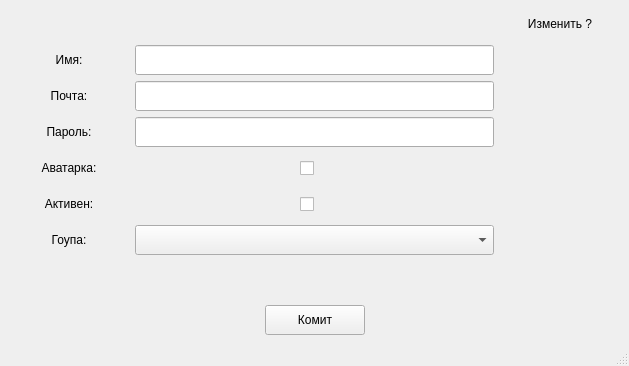
<?xml version="1.0" encoding="UTF-8"?>
<ui version="4.0">
 <class>qt</class>
 <widget class="QMainWindow" name="qt">
  <property name="enabled">
   <bool>true</bool>
  </property>
  <property name="geometry">
   <rect>
    <x>0</x>
    <y>0</y>
    <width>629</width>
    <height>366</height>
   </rect>
  </property>
  <property name="maximumSize">
   <size>
    <width>16777215</width>
    <height>16777215</height>
   </size>
  </property>
  <property name="windowTitle">
   <string>qt</string>
  </property>
  <property name="styleSheet">
   <string notr="true"/>
  </property>
  <widget class="QWidget" name="centralWidget">
   <layout class="QGridLayout" name="gridLayout_2">
    <item row="5" column="0">
     <widget class="QLabel" name="label_4">
      <property name="text">
       <string>Аватарка:</string>
      </property>
      <property name="alignment">
       <set>Qt::AlignCenter</set>
      </property>
     </widget>
    </item>
    <item row="2" column="0">
     <widget class="QLabel" name="label">
      <property name="text">
       <string>Имя:</string>
      </property>
      <property name="alignment">
       <set>Qt::AlignCenter</set>
      </property>
     </widget>
    </item>
    <item row="9" column="2">
     <spacer name="horizontalSpacer_3">
      <property name="orientation">
       <enum>Qt::Horizontal</enum>
      </property>
      <property name="sizeType">
       <enum>QSizePolicy::Fixed</enum>
      </property>
      <property name="sizeHint" stdset="0">
       <size>
        <width>120</width>
        <height>20</height>
       </size>
      </property>
     </spacer>
    </item>
    <item row="4" column="1">
     <widget class="QLineEdit" name="lineEdit_3">
      <property name="minimumSize">
       <size>
        <width>0</width>
        <height>30</height>
       </size>
      </property>
      <property name="font">
       <font>
        <pointsize>12</pointsize>
        <weight>75</weight>
        <bold>true</bold>
       </font>
      </property>
      <property name="styleSheet">
       <string notr="true"/>
      </property>
      <property name="echoMode">
       <enum>QLineEdit::Password</enum>
      </property>
      <property name="alignment">
       <set>Qt::AlignCenter</set>
      </property>
     </widget>
    </item>
    <item row="9" column="1">
     <layout class="QHBoxLayout" name="horizontalLayout">
      <item>
       <spacer name="horizontalSpacer_4">
        <property name="orientation">
         <enum>Qt::Horizontal</enum>
        </property>
        <property name="sizeHint" stdset="0">
         <size>
          <width>40</width>
          <height>20</height>
         </size>
        </property>
       </spacer>
      </item>
      <item>
       <widget class="QPushButton" name="pushButton">
        <property name="minimumSize">
         <size>
          <width>100</width>
          <height>30</height>
         </size>
        </property>
        <property name="text">
         <string>Комит</string>
        </property>
       </widget>
      </item>
      <item>
       <spacer name="horizontalSpacer_5">
        <property name="orientation">
         <enum>Qt::Horizontal</enum>
        </property>
        <property name="sizeHint" stdset="0">
         <size>
          <width>40</width>
          <height>20</height>
         </size>
        </property>
       </spacer>
      </item>
     </layout>
    </item>
    <item row="3" column="0">
     <widget class="QLabel" name="label_2">
      <property name="text">
       <string>Почта:</string>
      </property>
      <property name="alignment">
       <set>Qt::AlignCenter</set>
      </property>
     </widget>
    </item>
    <item row="7" column="0">
     <widget class="QLabel" name="label_6">
      <property name="text">
       <string>Гоупа:</string>
      </property>
      <property name="alignment">
       <set>Qt::AlignCenter</set>
      </property>
     </widget>
    </item>
    <item row="2" column="1">
     <widget class="QLineEdit" name="lineEdit">
      <property name="minimumSize">
       <size>
        <width>0</width>
        <height>30</height>
       </size>
      </property>
      <property name="font">
       <font>
        <pointsize>12</pointsize>
        <weight>75</weight>
        <bold>true</bold>
       </font>
      </property>
      <property name="cursor">
       <cursorShape>IBeamCursor</cursorShape>
      </property>
      <property name="mouseTracking">
       <bool>true</bool>
      </property>
      <property name="tabletTracking">
       <bool>false</bool>
      </property>
      <property name="autoFillBackground">
       <bool>false</bool>
      </property>
      <property name="styleSheet">
       <string notr="true"/>
      </property>
      <property name="text">
       <string/>
      </property>
      <property name="alignment">
       <set>Qt::AlignCenter</set>
      </property>
      <property name="placeholderText">
       <string/>
      </property>
      <property name="cursorMoveStyle">
       <enum>Qt::LogicalMoveStyle</enum>
      </property>
     </widget>
    </item>
    <item row="3" column="2">
     <widget class="QPushButton" name="pushButton_3">
      <property name="enabled">
       <bool>true</bool>
      </property>
      <property name="minimumSize">
       <size>
        <width>20</width>
        <height>20</height>
       </size>
      </property>
      <property name="maximumSize">
       <size>
        <width>20</width>
        <height>20</height>
       </size>
      </property>
      <property name="sizeIncrement">
       <size>
        <width>15</width>
        <height>15</height>
       </size>
      </property>
      <property name="styleSheet">
       <string notr="true">.QPushButton {
font-size: 10px;
color: yellow;
border-radius: 10px;
background-color: &quot;#37DE6A&quot;;
}

.QPushButton:disabled{
background-color: &quot;#777777&quot;;
}</string>
      </property>
      <property name="text">
       <string/>
      </property>
     </widget>
    </item>
    <item row="4" column="2">
     <widget class="QPushButton" name="pushButton_4">
      <property name="enabled">
       <bool>true</bool>
      </property>
      <property name="minimumSize">
       <size>
        <width>20</width>
        <height>20</height>
       </size>
      </property>
      <property name="maximumSize">
       <size>
        <width>20</width>
        <height>20</height>
       </size>
      </property>
      <property name="sizeIncrement">
       <size>
        <width>15</width>
        <height>15</height>
       </size>
      </property>
      <property name="styleSheet">
       <string notr="true">.QPushButton {
font-size: 10px;
color: yellow;
border-radius: 10px;
background-color: &quot;#37DE6A&quot;;
}

.QPushButton:disabled{
background-color: &quot;#777777&quot;;
}</string>
      </property>
      <property name="text">
       <string/>
      </property>
     </widget>
    </item>
    <item row="2" column="2">
     <widget class="QPushButton" name="pushButton_2">
      <property name="enabled">
       <bool>true</bool>
      </property>
      <property name="minimumSize">
       <size>
        <width>20</width>
        <height>20</height>
       </size>
      </property>
      <property name="maximumSize">
       <size>
        <width>20</width>
        <height>20</height>
       </size>
      </property>
      <property name="sizeIncrement">
       <size>
        <width>15</width>
        <height>15</height>
       </size>
      </property>
      <property name="styleSheet">
       <string notr="true">.QPushButton {
font-size: 10px;
color: yellow;
border-radius: 10px;
background-color: &quot;#37DE6A&quot;;
}

.QPushButton:disabled{
background-color: &quot;#777777&quot;;
}</string>
      </property>
      <property name="text">
       <string/>
      </property>
     </widget>
    </item>
    <item row="8" column="1">
     <spacer name="verticalSpacer">
      <property name="orientation">
       <enum>Qt::Vertical</enum>
      </property>
      <property name="sizeHint" stdset="0">
       <size>
        <width>20</width>
        <height>40</height>
       </size>
      </property>
     </spacer>
    </item>
    <item row="0" column="1">
     <layout class="QGridLayout" name="gridLayout"/>
    </item>
    <item row="7" column="2">
     <widget class="QPushButton" name="pushButton_7">
      <property name="enabled">
       <bool>true</bool>
      </property>
      <property name="minimumSize">
       <size>
        <width>20</width>
        <height>20</height>
       </size>
      </property>
      <property name="maximumSize">
       <size>
        <width>20</width>
        <height>20</height>
       </size>
      </property>
      <property name="sizeIncrement">
       <size>
        <width>15</width>
        <height>15</height>
       </size>
      </property>
      <property name="styleSheet">
       <string notr="true">.QPushButton {
font-size: 10px;
color: yellow;
border-radius: 10px;
background-color: &quot;#37DE6A&quot;;
}

.QPushButton:disabled{
background-color: &quot;#777777&quot;;
}</string>
      </property>
      <property name="text">
       <string/>
      </property>
     </widget>
    </item>
    <item row="1" column="1">
     <spacer name="horizontalSpacer_2">
      <property name="orientation">
       <enum>Qt::Horizontal</enum>
      </property>
      <property name="sizeHint" stdset="0">
       <size>
        <width>40</width>
        <height>20</height>
       </size>
      </property>
     </spacer>
    </item>
    <item row="6" column="0">
     <widget class="QLabel" name="label_5">
      <property name="text">
       <string>Активен:</string>
      </property>
      <property name="alignment">
       <set>Qt::AlignCenter</set>
      </property>
     </widget>
    </item>
    <item row="6" column="2">
     <widget class="QPushButton" name="pushButton_6">
      <property name="enabled">
       <bool>true</bool>
      </property>
      <property name="minimumSize">
       <size>
        <width>20</width>
        <height>20</height>
       </size>
      </property>
      <property name="maximumSize">
       <size>
        <width>20</width>
        <height>20</height>
       </size>
      </property>
      <property name="sizeIncrement">
       <size>
        <width>15</width>
        <height>15</height>
       </size>
      </property>
      <property name="styleSheet">
       <string notr="true">.QPushButton {
font-size: 10px;
color: yellow;
border-radius: 10px;
background-color: &quot;#37DE6A&quot;;
}

.QPushButton:disabled{
background-color: &quot;#777777&quot;;
}</string>
      </property>
      <property name="text">
       <string/>
      </property>
     </widget>
    </item>
    <item row="3" column="1">
     <widget class="QLineEdit" name="lineEdit_2">
      <property name="minimumSize">
       <size>
        <width>0</width>
        <height>30</height>
       </size>
      </property>
      <property name="font">
       <font>
        <pointsize>12</pointsize>
        <weight>75</weight>
        <bold>true</bold>
       </font>
      </property>
      <property name="styleSheet">
       <string notr="true"/>
      </property>
      <property name="alignment">
       <set>Qt::AlignCenter</set>
      </property>
     </widget>
    </item>
    <item row="7" column="1">
     <widget class="QComboBox" name="comboBox">
      <property name="minimumSize">
       <size>
        <width>0</width>
        <height>30</height>
       </size>
      </property>
     </widget>
    </item>
    <item row="1" column="2">
     <widget class="QLabel" name="label_7">
      <property name="minimumSize">
       <size>
        <width>0</width>
        <height>30</height>
       </size>
      </property>
      <property name="tabletTracking">
       <bool>false</bool>
      </property>
      <property name="focusPolicy">
       <enum>Qt::NoFocus</enum>
      </property>
      <property name="contextMenuPolicy">
       <enum>Qt::DefaultContextMenu</enum>
      </property>
      <property name="acceptDrops">
       <bool>false</bool>
      </property>
      <property name="layoutDirection">
       <enum>Qt::LeftToRight</enum>
      </property>
      <property name="autoFillBackground">
       <bool>false</bool>
      </property>
      <property name="frameShape">
       <enum>QFrame::NoFrame</enum>
      </property>
      <property name="frameShadow">
       <enum>QFrame::Plain</enum>
      </property>
      <property name="text">
       <string>Изменить ?</string>
      </property>
      <property name="textFormat">
       <enum>Qt::AutoText</enum>
      </property>
      <property name="alignment">
       <set>Qt::AlignCenter</set>
      </property>
     </widget>
    </item>
    <item row="9" column="0">
     <spacer name="horizontalSpacer">
      <property name="orientation">
       <enum>Qt::Horizontal</enum>
      </property>
      <property name="sizeType">
       <enum>QSizePolicy::Fixed</enum>
      </property>
      <property name="sizeHint" stdset="0">
       <size>
        <width>120</width>
        <height>20</height>
       </size>
      </property>
     </spacer>
    </item>
    <item row="4" column="0">
     <widget class="QLabel" name="label_3">
      <property name="text">
       <string>Пароль:</string>
      </property>
      <property name="alignment">
       <set>Qt::AlignCenter</set>
      </property>
     </widget>
    </item>
    <item row="5" column="2">
     <widget class="QPushButton" name="pushButton_5">
      <property name="enabled">
       <bool>true</bool>
      </property>
      <property name="minimumSize">
       <size>
        <width>20</width>
        <height>20</height>
       </size>
      </property>
      <property name="maximumSize">
       <size>
        <width>20</width>
        <height>20</height>
       </size>
      </property>
      <property name="sizeIncrement">
       <size>
        <width>15</width>
        <height>15</height>
       </size>
      </property>
      <property name="styleSheet">
       <string notr="true">.QPushButton {
font-size: 10px;
color: yellow;
border-radius: 10px;
background-color: &quot;#37DE6A&quot;;
}

.QPushButton:disabled{
background-color: &quot;#777777&quot;;
}</string>
      </property>
      <property name="text">
       <string/>
      </property>
     </widget>
    </item>
    <item row="5" column="1">
     <layout class="QHBoxLayout" name="horizontalLayout_4">
      <item>
       <spacer name="horizontalSpacer_6">
        <property name="orientation">
         <enum>Qt::Horizontal</enum>
        </property>
        <property name="sizeHint" stdset="0">
         <size>
          <width>40</width>
          <height>20</height>
         </size>
        </property>
       </spacer>
      </item>
      <item>
       <widget class="QCheckBox" name="checkBox">
        <property name="minimumSize">
         <size>
          <width>30</width>
          <height>30</height>
         </size>
        </property>
        <property name="maximumSize">
         <size>
          <width>30</width>
          <height>30</height>
         </size>
        </property>
        <property name="text">
         <string/>
        </property>
       </widget>
      </item>
      <item>
       <spacer name="horizontalSpacer_7">
        <property name="orientation">
         <enum>Qt::Horizontal</enum>
        </property>
        <property name="sizeHint" stdset="0">
         <size>
          <width>40</width>
          <height>20</height>
         </size>
        </property>
       </spacer>
      </item>
     </layout>
    </item>
    <item row="6" column="1">
     <layout class="QHBoxLayout" name="horizontalLayout_5">
      <item>
       <spacer name="horizontalSpacer_8">
        <property name="orientation">
         <enum>Qt::Horizontal</enum>
        </property>
        <property name="sizeHint" stdset="0">
         <size>
          <width>40</width>
          <height>20</height>
         </size>
        </property>
       </spacer>
      </item>
      <item>
       <widget class="QCheckBox" name="checkBox_2">
        <property name="minimumSize">
         <size>
          <width>30</width>
          <height>30</height>
         </size>
        </property>
        <property name="maximumSize">
         <size>
          <width>30</width>
          <height>30</height>
         </size>
        </property>
        <property name="text">
         <string/>
        </property>
       </widget>
      </item>
      <item>
       <spacer name="horizontalSpacer_9">
        <property name="orientation">
         <enum>Qt::Horizontal</enum>
        </property>
        <property name="sizeHint" stdset="0">
         <size>
          <width>40</width>
          <height>20</height>
         </size>
        </property>
       </spacer>
      </item>
     </layout>
    </item>
   </layout>
  </widget>
  <widget class="QStatusBar" name="statusBar"/>
 </widget>
 <resources/>
 <connections/>
</ui>
